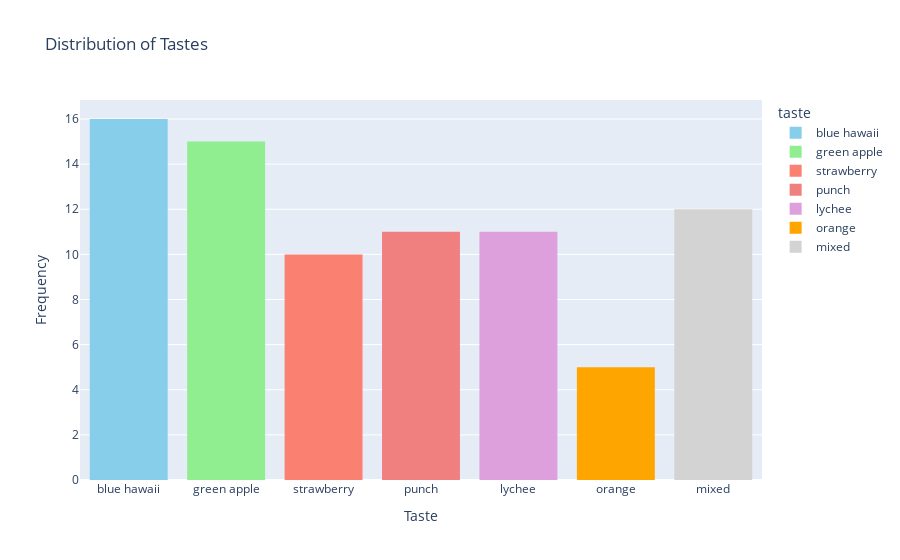

This figure's notebook cell:
### Markdown cell above
## Plotly

### Code cell
import plotly.express as px

fig = px.histogram(order_prep, x='taste', color='taste',
                   title='Distribution of Tastes',
                   category_orders={'taste': desired_order}, # Ensure the order of bars
                   color_discrete_map=color_mapping)
fig.update_layout(xaxis_title='Taste', yaxis_title='Frequency')
fig.show()

### Figure 1 — Plotly figure (JSON) as saved in the notebook; plotly's stock layout.template omitted (floating-point values rounded to 4 significant figures)
{"data": [{"alignmentgroup": "True", "bingroup": "x", "hovertemplate": "taste=%{x}<br>count=%{y}<extra></extra>", "legendgroup": "blue hawaii", "marker": {"color": "skyblue", "pattern": {"shape": ""}}, "name": "blue hawaii", "offsetgroup": "blue hawaii", "orientation": "v", "showlegend": true, "type": "histogram", "x": ["blue hawaii", "blue hawaii", "blue hawaii", "blue hawaii", "blue hawaii", "blue hawaii", "blue hawaii", "blue hawaii", "blue hawaii", "blue hawaii", "blue hawaii", "blue hawaii", "blue hawaii", "blue hawaii", "blue hawaii", "blue hawaii"], "xaxis": "x", "yaxis": "y"}, {"alignmentgroup": "True", "bingroup": "x", "hovertemplate": "taste=%{x}<br>count=%{y}<extra></extra>", "legendgroup": "green apple", "marker": {"color": "lightgreen", "pattern": {"shape": ""}}, "name": "green apple", "offsetgroup": "green apple", "orientation": "v", "showlegend": true, "type": "histogram", "x": ["green apple", "green apple", "green apple", "green apple", "green apple", "green apple", "green apple", "green apple", "green apple", "green apple", "green apple", "green apple", "green apple", "green apple", "green apple"], "xaxis": "x", "yaxis": "y"}, {"alignmentgroup": "True", "bingroup": "x", "hovertemplate": "taste=%{x}<br>count=%{y}<extra></extra>", "legendgroup": "strawberry", "marker": {"color": "salmon", "pattern": {"shape": ""}}, "name": "strawberry", "offsetgroup": "strawberry", "orientation": "v", "showlegend": true, "type": "histogram", "x": ["strawberry", "strawberry", "strawberry", "strawberry", "strawberry", "strawberry", "strawberry", "strawberry", "strawberry", "strawberry"], "xaxis": "x", "yaxis": "y"}, {"alignmentgroup": "True", "bingroup": "x", "hovertemplate": "taste=%{x}<br>count=%{y}<extra></extra>", "legendgroup": "punch", "marker": {"color": "lightcoral", "pattern": {"shape": ""}}, "name": "punch", "offsetgroup": "punch", "orientation": "v", "showlegend": true, "type": "histogram", "x": ["punch", "punch", "punch", "punch", "punch", "punch", "punch", "punch", "punch", "punch", "punch"], "xaxis": "x", "yaxis": "y"}, {"alignmentgroup": "True", "bingroup": "x", "hovertemplate": "taste=%{x}<br>count=%{y}<extra></extra>", "legendgroup": "lychee", "marker": {"color": "plum", "pattern": {"shape": ""}}, "name": "lychee", "offsetgroup": "lychee", "orientation": "v", "showlegend": true, "type": "histogram", "x": ["lychee", "lychee", "lychee", "lychee", "lychee", "lychee", "lychee", "lychee", "lychee", "lychee", "lychee"], "xaxis": "x", "yaxis": "y"}, {"alignmentgroup": "True", "bingroup": "x", "hovertemplate": "taste=%{x}<br>count=%{y}<extra></extra>", "legendgroup": "orange", "marker": {"color": "orange", "pattern": {"shape": ""}}, "name": "orange", "offsetgroup": "orange", "orientation": "v", "showlegend": true, "type": "histogram", "x": ["orange", "orange", "orange", "orange", "orange"], "xaxis": "x", "yaxis": "y"}, {"alignmentgroup": "True", "bingroup": "x", "hovertemplate": "taste=%{x}<br>count=%{y}<extra></extra>", "legendgroup": "mixed", "marker": {"color": "lightgray", "pattern": {"shape": ""}}, "name": "mixed", "offsetgroup": "mixed", "orientation": "v", "showlegend": true, "type": "histogram", "x": ["mixed", "mixed", "mixed", "mixed", "mixed", "mixed", "mixed", "mixed", "mixed", "mixed", "mixed", "mixed"], "xaxis": "x", "yaxis": "y"}], "layout": {"barmode": "relative", "legend": {"title": {"text": "taste"}, "tracegroupgap": 0}, "title": {"text": "Distribution of Tastes"}, "xaxis": {"anchor": "y", "categoryarray": ["blue hawaii", "green apple", "strawberry", "punch", "lychee", "orange", "mixed"], "categoryorder": "array", "domain": [0, 1], "title": {"text": "Taste"}}, "yaxis": {"anchor": "x", "domain": [0, 1], "title": {"text": "Frequency"}}}}
